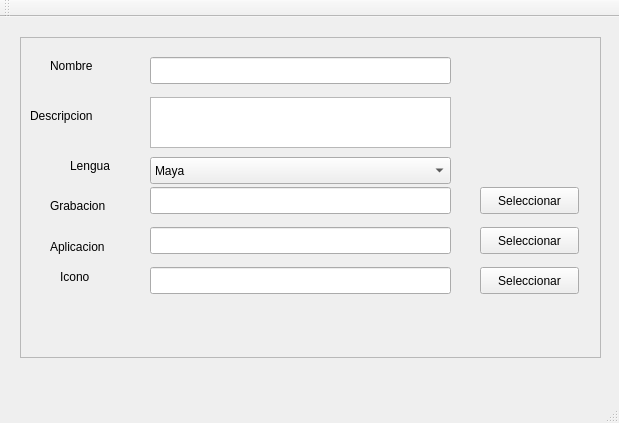
<?xml version="1.0" encoding="UTF-8"?>
<ui version="4.0">
 <class>MainWindow</class>
 <widget class="QMainWindow" name="MainWindow">
  <property name="geometry">
   <rect>
    <x>0</x>
    <y>0</y>
    <width>619</width>
    <height>423</height>
   </rect>
  </property>
  <property name="windowTitle">
   <string>MainWindow</string>
  </property>
  <widget class="QWidget" name="centralWidget">
   <widget class="QFrame" name="frame">
    <property name="geometry">
     <rect>
      <x>20</x>
      <y>20</y>
      <width>581</width>
      <height>321</height>
     </rect>
    </property>
    <property name="frameShape">
     <enum>QFrame::StyledPanel</enum>
    </property>
    <property name="frameShadow">
     <enum>QFrame::Raised</enum>
    </property>
    <widget class="QPushButton" name="selectApp">
     <property name="geometry">
      <rect>
       <x>460</x>
       <y>190</y>
       <width>99</width>
       <height>27</height>
      </rect>
     </property>
     <property name="text">
      <string>Seleccionar</string>
     </property>
    </widget>
    <widget class="QLabel" name="labelLanguage">
     <property name="geometry">
      <rect>
       <x>50</x>
       <y>120</y>
       <width>67</width>
       <height>17</height>
      </rect>
     </property>
     <property name="text">
      <string>Lengua</string>
     </property>
    </widget>
    <widget class="QLineEdit" name="appNameExe">
     <property name="geometry">
      <rect>
       <x>130</x>
       <y>190</y>
       <width>301</width>
       <height>27</height>
      </rect>
     </property>
    </widget>
    <widget class="QLabel" name="labelSpeech">
     <property name="geometry">
      <rect>
       <x>30</x>
       <y>160</y>
       <width>81</width>
       <height>17</height>
      </rect>
     </property>
     <property name="text">
      <string>Grabacion</string>
     </property>
    </widget>
    <widget class="QLineEdit" name="speechName">
     <property name="geometry">
      <rect>
       <x>130</x>
       <y>150</y>
       <width>301</width>
       <height>27</height>
      </rect>
     </property>
    </widget>
    <widget class="QLabel" name="labelApp">
     <property name="geometry">
      <rect>
       <x>30</x>
       <y>200</y>
       <width>81</width>
       <height>20</height>
      </rect>
     </property>
     <property name="text">
      <string>Aplicacion</string>
     </property>
    </widget>
    <widget class="QComboBox" name="comboBox">
     <property name="geometry">
      <rect>
       <x>130</x>
       <y>120</y>
       <width>301</width>
       <height>27</height>
      </rect>
     </property>
     <item>
      <property name="text">
       <string>Maya</string>
      </property>
     </item>
     <item>
      <property name="text">
       <string>Yaqui</string>
      </property>
     </item>
     <item>
      <property name="text">
       <string>Nahuatl</string>
      </property>
     </item>
    </widget>
    <widget class="QPushButton" name="selectSpeech">
     <property name="geometry">
      <rect>
       <x>460</x>
       <y>150</y>
       <width>99</width>
       <height>27</height>
      </rect>
     </property>
     <property name="text">
      <string>Seleccionar</string>
     </property>
    </widget>
    <widget class="QLabel" name="labelIcon">
     <property name="geometry">
      <rect>
       <x>40</x>
       <y>230</y>
       <width>81</width>
       <height>20</height>
      </rect>
     </property>
     <property name="text">
      <string>Icono</string>
     </property>
    </widget>
    <widget class="QLineEdit" name="appIcon">
     <property name="geometry">
      <rect>
       <x>130</x>
       <y>230</y>
       <width>301</width>
       <height>27</height>
      </rect>
     </property>
    </widget>
    <widget class="QPushButton" name="selectIcon">
     <property name="geometry">
      <rect>
       <x>460</x>
       <y>230</y>
       <width>99</width>
       <height>27</height>
      </rect>
     </property>
     <property name="text">
      <string>Seleccionar</string>
     </property>
    </widget>
    <widget class="QLabel" name="labelAppName">
     <property name="geometry">
      <rect>
       <x>30</x>
       <y>20</y>
       <width>67</width>
       <height>17</height>
      </rect>
     </property>
     <property name="text">
      <string>Nombre</string>
     </property>
    </widget>
    <widget class="QLineEdit" name="appName">
     <property name="geometry">
      <rect>
       <x>130</x>
       <y>20</y>
       <width>301</width>
       <height>27</height>
      </rect>
     </property>
    </widget>
    <widget class="QLabel" name="labelAppDescription">
     <property name="geometry">
      <rect>
       <x>10</x>
       <y>70</y>
       <width>91</width>
       <height>17</height>
      </rect>
     </property>
     <property name="text">
      <string>Descripcion</string>
     </property>
    </widget>
    <widget class="QTextEdit" name="textEdit">
     <property name="geometry">
      <rect>
       <x>130</x>
       <y>60</y>
       <width>301</width>
       <height>51</height>
      </rect>
     </property>
    </widget>
   </widget>
  </widget>
  <widget class="QMenuBar" name="menuBar">
   <property name="geometry">
    <rect>
     <x>0</x>
     <y>0</y>
     <width>619</width>
     <height>26</height>
    </rect>
   </property>
  </widget>
  <widget class="QToolBar" name="mainToolBar">
   <attribute name="toolBarArea">
    <enum>TopToolBarArea</enum>
   </attribute>
   <attribute name="toolBarBreak">
    <bool>false</bool>
   </attribute>
  </widget>
  <widget class="QStatusBar" name="statusBar"/>
 </widget>
 <layoutdefault spacing="6" margin="11"/>
 <resources/>
 <connections/>
</ui>
